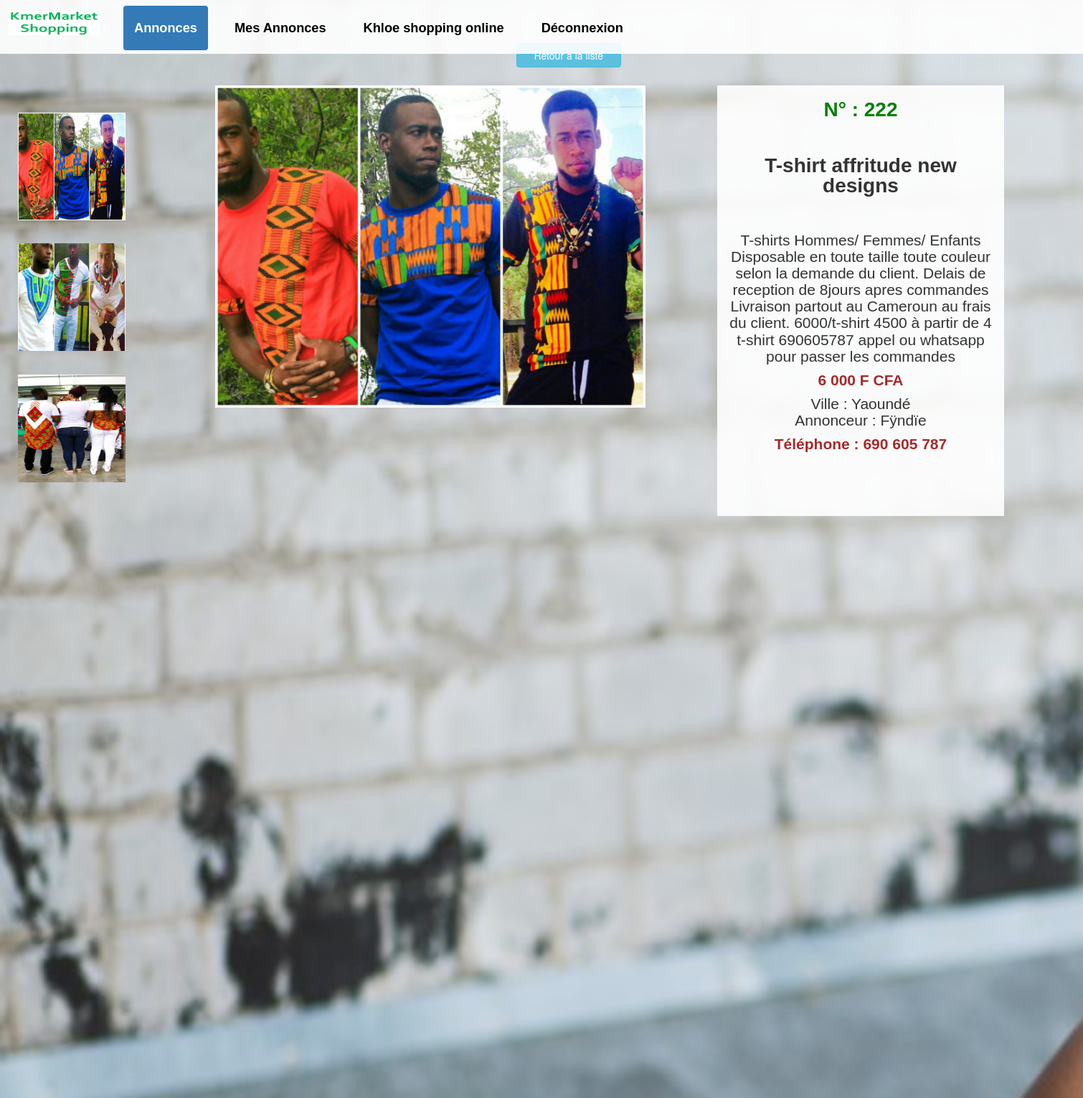
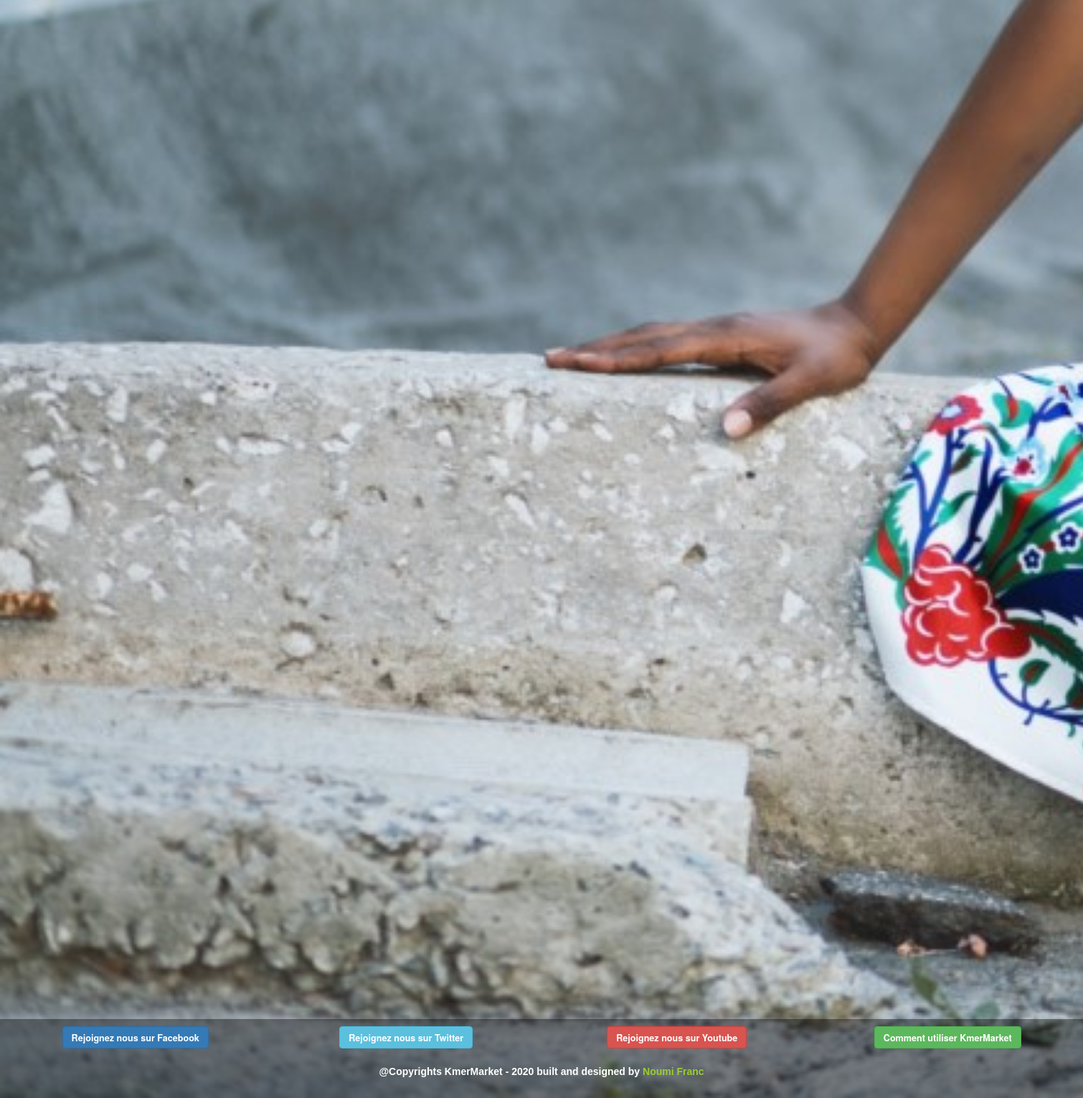
The app's page /annonces/detailAnnonce.php?ann=222 (signed in) with its own data (2 pictures, top to bottom).
### tables this page shows
CREATE TABLE `annonce` (
  `ID_ANNONCE` int(60) NOT NULL,
  `ID_VILLE` int(11) NOT NULL,
  `ID_TYPE_ANNONCE` int(11) NOT NULL,
  `ID_MEMBRE` int(11) NOT NULL,
  `PRIX_ANNONCE` int(11) NOT NULL,
  `LANGUE` varchar(10) DEFAULT NULL,
  `TITRE_ANNONCE` varchar(50) DEFAULT NULL,
  `TEXTE_ANNONCE` varchar(300) DEFAULT NULL,
  `EST_VISIBLE` tinyint(1) DEFAULT NULL,
  `EST_UNE_OFFRE` tinyint(1) NOT NULL,
  `DATE_CREATION` datetime NOT NULL,
  `DATE_MODIFICATION` datetime DEFAULT NULL,
  `DATE_VENTE_ACHAT` datetime DEFAULT NULL,
  `DATE_ANNULATION` datetime DEFAULT NULL,
  `EST_CONTACTE_PAR_EMAIL` tinyint(1) NOT NULL
);

CREATE TABLE `photo` (
  `ID_PHOTO` int(60) NOT NULL,
  `ID_ANNONCE` int(60) DEFAULT NULL,
  `ID_PROFESSIONNEL` int(11) DEFAULT NULL,
  `ID_EVENEMENT` int(11) DEFAULT NULL,
  `FILE_NAME` varchar(200) NOT NULL,
  `FILE_TITLE` varchar(200) NOT NULL,
  `DATE_CREATION` datetime NOT NULL,
  `DATE_MODIFICATION` datetime DEFAULT NULL,
  `DATE_ANNULATION` datetime DEFAULT NULL,
  `FILE_SIZE` int(10) UNSIGNED DEFAULT NULL,
  `FILE_DESCRIPTION` varchar(200) DEFAULT NULL,
  `FILE_FINAL_NAME` varchar(200) DEFAULT NULL
);

CREATE TABLE `ville` (
  `ID_VILLE` int(11) NOT NULL,
  `ID_REGION` int(11) NOT NULL,
  `NOM_FR` varchar(50) NOT NULL,
  `NOM_ENG` varchar(50) NOT NULL,
  `LATITUDE` decimal(10,0) NOT NULL,
  `LONGITUDE` decimal(10,0) NOT NULL
);

CREATE TABLE `membre` (
  `ID_MEMBRE` int(11) NOT NULL,
  `ID_MOTIF_RADIATION` int(11) DEFAULT NULL,
  `ID_ADMIN` int(11) DEFAULT NULL,
  `EST_ACTIVE` tinyint(1) UNSIGNED DEFAULT 0,
  `PSEUDONYME` varchar(50) NOT NULL,
  `EMAIL` varchar(50) NOT NULL,
  `MOT_DE_PASSE` varchar(200) NOT NULL,
  `LANGUE` varchar(10) NOT NULL,
  `TOKEN_ACTIVATION` varchar(200) DEFAULT NULL,
  `TOKEN_MDP_FORGET` varchar(200) DEFAULT NULL COMMENT 'pour permettre de modifier le mot de passe après le clic dans le mail',
  `DATE_INSCRIPTION` datetime NOT NULL,
  `DATE_DERNIERE_CONNECTION` datetime DEFAULT NULL,
  `DATE_MODIFICATION` datetime DEFAULT NULL,
  `DATE_DESINSCRIPTION` datetime DEFAULT NULL,
  `DATE_RADIATION` datetime DEFAULT NULL,
  `TELEPHONE` varchar(20) DEFAULT NULL
);

### models/model.php (called while the page is built, shortened)
<?php
function getBdd(){
	$host_name='localhost';
	$database = 'db609046157';
	$user_name='root';
	$password='';
	try
	{
		$bdd = new PDO('mysql:host='.$host_name.';dbname='.$database.';charset=utf8',
				''.$user_name.'', ''.$password.'',array(PDO::ATTR_ERRMODE=>PDO::ERRMODE_EXCEPTION));
		  return $bdd;
	}
	catch(Exception $e)
	{
			die('Erreur : '.$e->getMessage());
	}
}
function getPhotoByIdAnnonce($id_ann)
{
	$bdd = getBdd();
	$photo = $bdd->prepare('select id_photo as idPho,
									id_annonce as idAnn,
									file_name as fiName,
									file_title as fiTit,
									date_creation as datCrea,
									date_modification as datMod,
									file_size as filSize,
									file_description as filDesc,
									file_final_name as filFinName
									from photo where id_annonce=:ann
									and date_annulation is null');
	$photo->execute(array('ann' => $id_ann));
	return $photo;
}
function getAnnoncePage($id_annonce){
	 $bdd = getBdd();
	 $annonces = $bdd->prepare("select annonce.id_annonce as id_a, annonce.id_ville as id_v,
	                          prix_annonce as p_a, titre_annonce as ti_a, texte_annonce as te_a,
							  ville.nom_fr as ville_nom_fr, ville.nom_eng as ville_nom_eng,
							  ville.id_ville as id_v_v, region.id_region as id_r_r, ville.id_region,
							  id_type_annonce, est_une_offre as e_offre, PSEUDONYME as p_s, email , membre.id_membre,
							  DATE_FORMAT(annonce.DATE_CREATION, '%d-%m-%Y à %T')  as date_crea,
							  annonce.DATE_ANNULATION as date_annul, annonce.DATE_VENTE_ACHAT as date_vent_achat,
							  annonce.id_membre as id_m, telephone as tel, EST_CONTACTE_PAR_EMAIL as par_email
							  FROM annonce, ville, region, membre
							  Where
								 annonce.ID_ville = ville.ID_ville AND
								 ville.ID_region = region.ID_region AND
								 annonce.ID_Membre = membre.ID_Membre AND
								 id_annonce = :id_ann ");
	 $annonces->execute(array('id_ann' => htmlspecialchars($id_annonce)));
     return  $annonces;
}
function formater_Prix($prix)
{
	$taille = strlen($prix);
	$part_1 = $prix;
	if($taille <= 6 and $taille > 3)
	{
		$part_1 = substr_replace($prix, " ", $taille-3,0);
	}
	return $part_1 ;
}
function formater_telephone($tel)
{
		$taille = strlen($tel);
		$part_1 = substr_replace($tel, " ", $taille-3,0);
		$part_1 = substr_replace($part_1, " ", $taille-6,0);
		$part_1 = substr_replace($part_1, " ", $taille-9,0);
		return $part_1 ;
}

### annonces/detailAnnonce.php (the view, shortened to what this page needs)
<?php
require '../models/model.php';
						$idAnnonce = htmlspecialchars($_GET['ann']);
						$offresChargementPage = getAnnoncePage($idAnnonce);
						$photos = getPhotoByIdAnnonce($idAnnonce);
				 $img1="img/default1.jpg";
					$img2="img/default1.jpg";
					$img3="img/default1.jpg";
				 foreach( $photos as  $photo)
				 {
					 if( $photo['filDesc']=="1")
					 {
						 $img1 = $photo;
					 }
					 else if( $photo['filDesc']=="2")
					 {
						 $img2 = $photo;
					 }
					 else if( $photo['filDesc']=="3")
					 {
						 $img3 = $photo;
					 }
				 }
?>
<!DOCTYPE html>
<html lang="fr" xmlns="http://www.w3.org/1999/xhtml">
<head>
	<link rel="stylesheet" href="../bootstrap/css/bootstrap.min.css" />
	<link rel="stylesheet" href="../css/header.css" type="text/css" />
	<link rel="stylesheet" href="../css/detailMonAnnonce.css" type="text/css" />
	<link rel="stylesheet" href="../css/footer.css" type="text/css" />
</head>
<body >
	<?php include ("../headerFooter/header.php");?>
				<div class="sub_header row">
								<a  href="../index.php" class="btn btn-info" >Retour à la liste</a>
				</div>
				<div class="row allIn">
					 <?php foreach ($offresChargementPage as $offre): ?>
								<div class="col-xs-12 col-sm-2 col-md-2 col-lg-2 image_1">
												<div class="row">
																<div class="col-xs-4 col-sm-12 col-md-12 col-lg-12 petite_image">
																	<img src="../<?php if ($img1 != "img/default1.jpg")echo $img1['filFinName']; else echo $img1;?>" alt="image principale"  class="petite-image"/>
																</div>
																<div class="col-xs-4 col-sm-12 col-md-12 col-lg-12 petite_image">
																	<img src="../<?php if ($img2 != "img/default1.jpg")echo $img2['filFinName']; else echo $img2;?>" alt="image deux" class="petite-image" />
																</div>
																<div class="col-xs-4 col-sm-12 col-md-12 col-lg-12 petite_image">
																	<img src="../<?php if ($img3 != "img/default1.jpg")echo $img3['filFinName']; else echo $img3;?>" alt="image trois" class="petite-image" />
																</div>
												</div>
								</div>
								<div class="col-xs-12 col-sm-6 col-md-6 col-lg-6 grande_image">
									<img src="../<?php if ($img1 != "img/default1.jpg")echo $img1['filFinName']; else echo $img1?>" alt="image principale" class="grosse-image"/>
								</div>
									<div class="col-xs-12 col-sm-4 col-md-4 col-lg-4  texte_annonce">
													    <h1 style="color : green"><?php echo 'N° : '.$offre['id_a'] ?></h1>
														<br/>
														<h1><?php echo $offre['ti_a'] ?></h1>
														<br/>
														<br/>
														<p><?php echo  $offre['te_a'] ?></p>
														<p class="special"><?php echo formater_Prix($offre['p_a']) ?> F CFA</p>
														<p>
															Ville : <?php echo  $offre['ville_nom_fr'] ?><br/>
															Annonceur : <?php echo $offre['p_s'] ?>
														</p>
														<p class="special">
															<?php if($offre['par_email']== 0)
															{
																echo 'Téléphone : '.formater_telephone($offre['tel']);
															}
															else
															{
																echo'<button class="btn btn-default " role="button"
																					data-toggle="modal"
																					data-target="#myModalEmail">
																					Envoyer un mail à l\'annonceur
																	</button>';
															}
															?>
														</p>
													<?php endforeach; ?>
									</div>
					</div>
		 <?php include ("../headerFooter/footer.php");?>
</body>
</html>

### css/detailMonAnnonce.css (style rules this page uses)
html { height: 100%; }
body { max-width: 100%; height: 100%; background: url('../img/w1.jpg'); background-size: cover; }
div.col-xs-12.col-sm-4.col-md-4.col-lg-4.texte_annonce { background-color:rgba(255,255,255,0.9); width: 25%; }
.sub_header { margin-top: 60px; padding-left: 5%; }
.sub_header a { width: 50%; }
.image_1 { margin-top: 10px; margin-bottom: 10px; }
.grande_image, .petite_image, .texte_annonce { width: 100%; }
.petite_image img, .grande_image img, .sub_header a, .texte_annonce .les_boutons a, .texte_annonce .les_boutons button { margin-left: auto; margin-right: auto; display: block; margin-bottom: 5px; }
.texte_annonce { padding-left: 1%; padding-right: 2%; text-align: left; margin-left: 1%; margin-right: 1%; padding-left: 1%; padding-right: 1%; text-align: center; overflow: auto; }
.texte_annonce h1, p, h3 { font-family: arial; font-family: Helvetica, futura, myriad; }
.texte_annonce h1 { font-size: 1.5em; line-height: 1em; font-weight: bolder; }
.texte_annonce p { font-size: 1.2em; line-height: 1em; }
.special { color: brown; font-weight: bolder; }
@media screen and (min-width: 1200px) and (max-width: 2000px) { body { height: 3000px; } }
@media screen and (min-width: 1200px) and (max-width: 2000px) { .sub_header a { width: 10%; } }
@media screen and (min-width: 1200px) and (max-width: 2000px) { .allIn { margin-top: 20px; width: 1500px; margin-left: 0; margin-right: 0; padding-left: 0; padding-right: 0; } }
@media screen and (min-width: 1200px) and (max-width: 2000px) { .image_1, .grande_image, .texte_annonce { margin-left: 0; margin-right: 0; } }
@media screen and (min-width: 1200px) and (max-width: 2000px) { .image_1 { width: 200px; } }
@media screen and (min-width: 1200px) and (max-width: 2000px) { .grande_image { width: 800px; } }
@media screen and (min-width: 1200px) and (max-width: 2000px) { div.col-xs-12.col-sm-4.col-md-4.col-lg-4.texte_annonce { width: 400px; height: 600px; } }
@media screen and (min-width: 1200px) and (max-width: 2000px) { .petite_image img { width: 150px; height: 150px; margin-top: 27.5px; } }
@media screen and (min-width: 1200px) and (max-width: 2000px) { .grande_image img { width: 600px; height: auto; } }
@media screen and (min-width: 1200px) and (max-width: 2000px) { .texte_annonce h1 { font-size: 2em; line-height: 1em; font-weight: bolder; } }
@media screen and (min-width: 1200px) and (max-width: 2000px) { .texte_annonce p { font-size: 1.5em; line-height: 1.1em; } }

### records on screen
annonce: photo.FILE_FINAL_NAME (picture), ID_ANNONCE "222", TITRE_ANNONCE "T-shirt affritude new designs", TEXTE_ANNONCE "T-shirts Hommes/ Femmes/ Enfants Disposable en toute taille toute couleur selon la demande du client. Delais de reception de 8jours apres commandes Livraison partout au Cameroun au frais du client. 6000/t-shirt 4500 à partir de 4 t-shirt 690605787 appel ou whatsapp pour passer les commandes", PRIX_ANNONCE "6 000", ID_VILLE.NOM_FR "Yaoundé", ID_MEMBRE.PSEUDONYME "Fÿndïe", ID_MEMBRE.TELEPHONE "690 605 787"

### other values on screen
$userPseudo "Khloe shopping online"
